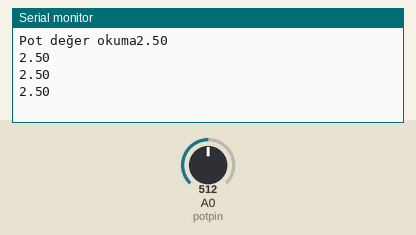
Bench run of a sketch on a simulated Arduino Uno, built with avr-gcc and run on an emulated ATmega328P. Parts: the last lines printed to the serial monitor. The test bench sets the inputs (shaded band); at power-on: A0 (potpin) = 512.

Above: at 1.2 s.
1.3 s: A0 (potpin) set to 716
At 1.71 s:
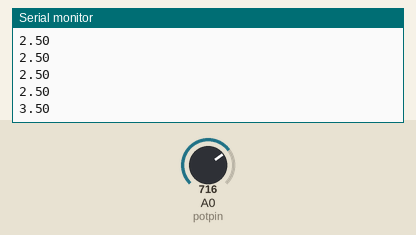
2.8 s: A0 (potpin) set to 900
At 2.91 s:
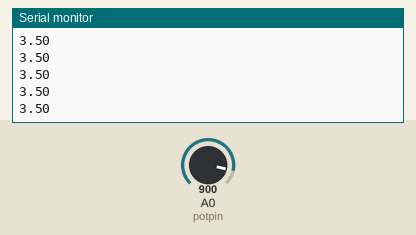
Timing chart, 0 to 5.8 s (numbered marks = the images above; inputs shaded):
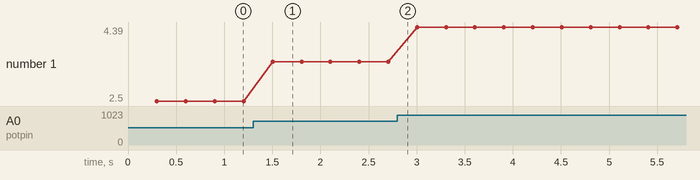

Measured:
- after the input at 1.3 s, the serial monitor: prints a new line after 0.20 s (image 1)
- plotted number 1: 2.5 → 3.5 after the input at 1.3 s, 3.5 → 4.39 after the input at 2.8 s

The sketch:

potokuma.ino
```cpp
#define potpin A0
int deger = 0;
void setup() {
  // put your setup code here, to run once:

Serial.begin(9600);
Serial.print("Pot değer okuma");


}

void loop() {
  // put your main code here, to run repeatedly:

deger = analogRead(potpin);
float gerilim = (5.00/1024.00)*deger ;

Serial.println(gerilim);
delay(300);
}
```
